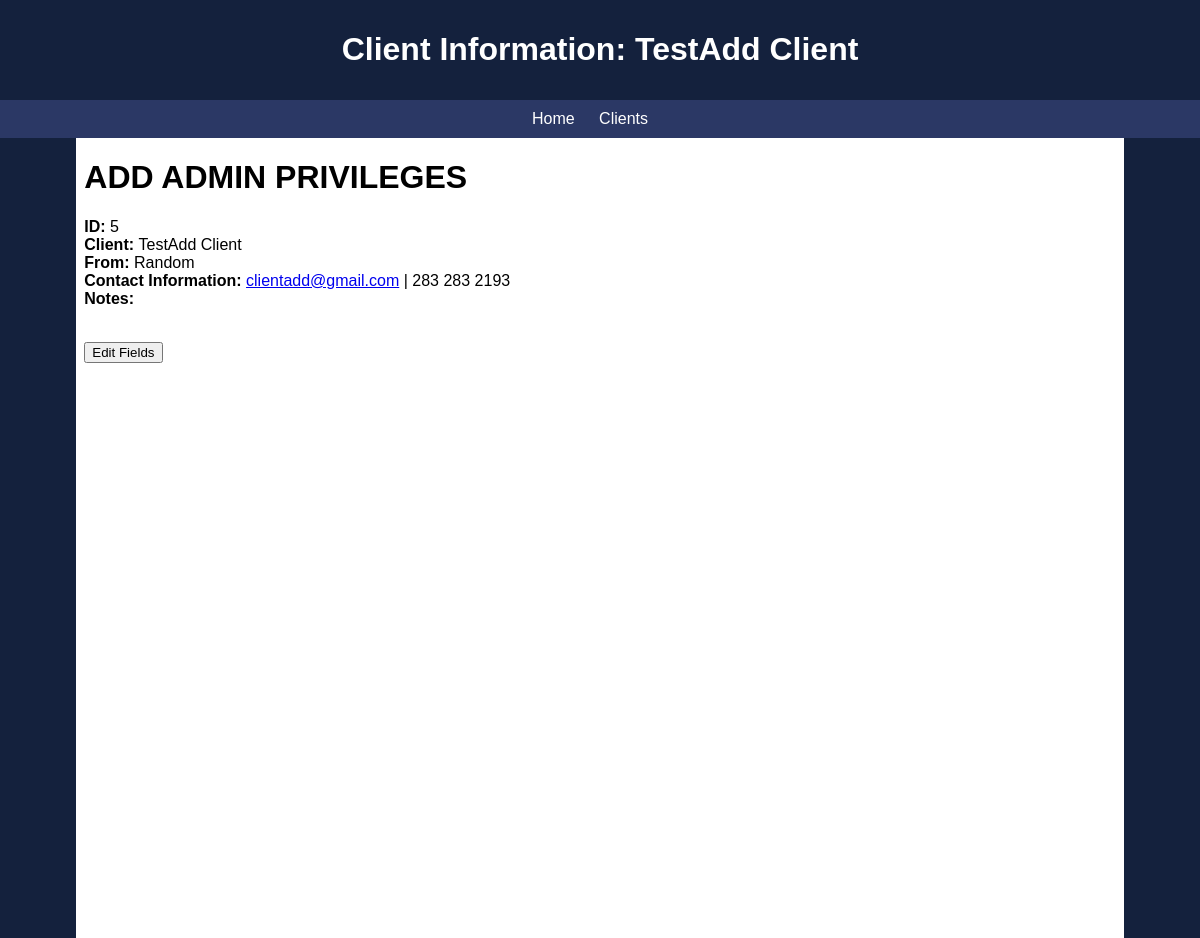
The app's page /5/ with its own data.
### AppCRM/models.py (models this page shows)
class Clients(models.Model):
    first_name = models.CharField(max_length=200)
    last_name = models.CharField(max_length=200)
    email = models.EmailField(max_length=250)
    phone = models.CharField(max_length=200)
    company = models.CharField(max_length=300)
    notes = models.CharField(max_length=750, default="<No Available Notes>")

### AppCRM/views.py (the view)
# urls.py: path("<int:client>/",views.client_info,name="Info"),
def client_info(request, client):
    return render(request, "clientinfo.html", {"client": Clients.objects.get(id=client)})

### AppCRM/templates/clientinfo.html (shortened to what this page needs)
{% extends "base.html" %}
{% load static %}
{% block header_title %}Client Information: {{ client.first_name }} {{ client.last_name }}{% endblock %}
{% block content %}
    <h1>ADD ADMIN PRIVILEGES</h1>
    <p>
        <strong>ID: </strong> <span id="clientID">{{ client.id }}</span> <br>
        <strong>Client: </strong> <span id="clientFirstName" contenteditable="false">{{ client.first_name }}</span>
                                  <span id="clientLastName" contenteditable="false">{{ client.last_name }}</span>
        <br><strong>From: </strong><span id="companyField" contenteditable="false">{{ client.company }}</span> <br>
        <strong>Contact Information: </strong>
        <span id="emailField" contenteditable="false"><a href="mailto:{{ client.email }}">{{ client.email }}</a></span> |
        <span id="phoneField" contenteditable="false">{{ client.phone }}</span> <br>
        <strong>Notes: </strong> <br> &emsp;
    </p>
    <button>Edit Fields</button>
{% endblock %}

### static/css/basestyles.css (style rules this page uses)
html, body { height: 100%; margin: 0; }
body { font-family: Arial, sans-serif; margin: 0; padding: 0; }

### records on screen
Clients: first_name "TestAdd", last_name "Client", id "5", company "Random", email "clientadd@gmail.com", phone "283 283 2193"
